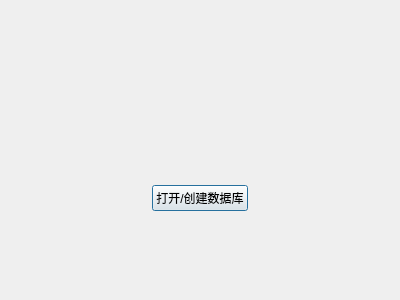
<?xml version="1.0" encoding="UTF-8"?>
<ui version="4.0">
 <class>LoginForm</class>
 <widget class="QDialog" name="loginForm">
  <property name="geometry">
   <rect>
    <x>0</x>
    <y>0</y>
    <width>400</width>
    <height>300</height>
   </rect>
  </property>
  <property name="windowTitle">
   <string/>
  </property>
  <property name="autoFillBackground">
   <bool>true</bool>
  </property>
  <layout class="QVBoxLayout" name="verticalLayout">
   <item>
    <widget class="QLabel" name="label">
     <property name="sizePolicy">
      <sizepolicy hsizetype="Expanding" vsizetype="Fixed">
       <horstretch>0</horstretch>
       <verstretch>0</verstretch>
      </sizepolicy>
     </property>
     <property name="text">
      <string/>
     </property>
     <property name="pixmap">
      <pixmap resource="res.qrc">:/icons/assets/icons/loading.gif</pixmap>
     </property>
    </widget>
   </item>
   <item>
    <layout class="QHBoxLayout" name="horizontalLayout">
     <property name="sizeConstraint">
      <enum>QLayout::SetMinimumSize</enum>
     </property>
     <item>
      <spacer name="horizontalSpacer">
       <property name="orientation">
        <enum>Qt::Horizontal</enum>
       </property>
       <property name="sizeHint" stdset="0">
        <size>
         <width>40</width>
         <height>20</height>
        </size>
       </property>
      </spacer>
     </item>
     <item>
      <widget class="QtMaterialRaisedButton" name="btnOpenDB">
       <property name="text">
        <string>打开/创建数据库</string>
       </property>
      </widget>
     </item>
     <item>
      <spacer name="horizontalSpacer_2">
       <property name="orientation">
        <enum>Qt::Horizontal</enum>
       </property>
       <property name="sizeHint" stdset="0">
        <size>
         <width>40</width>
         <height>20</height>
        </size>
       </property>
      </spacer>
     </item>
    </layout>
   </item>
  </layout>
 </widget>
 <customwidgets>
  <customwidget>
   <class>QtMaterialRaisedButton</class>
   <extends>QPushButton</extends>
   <header location="global">qtmaterialraisedbutton.h</header>
  </customwidget>
 </customwidgets>
 <resources>
  <include location="res.qrc"/>
 </resources>
 <connections/>
</ui>
